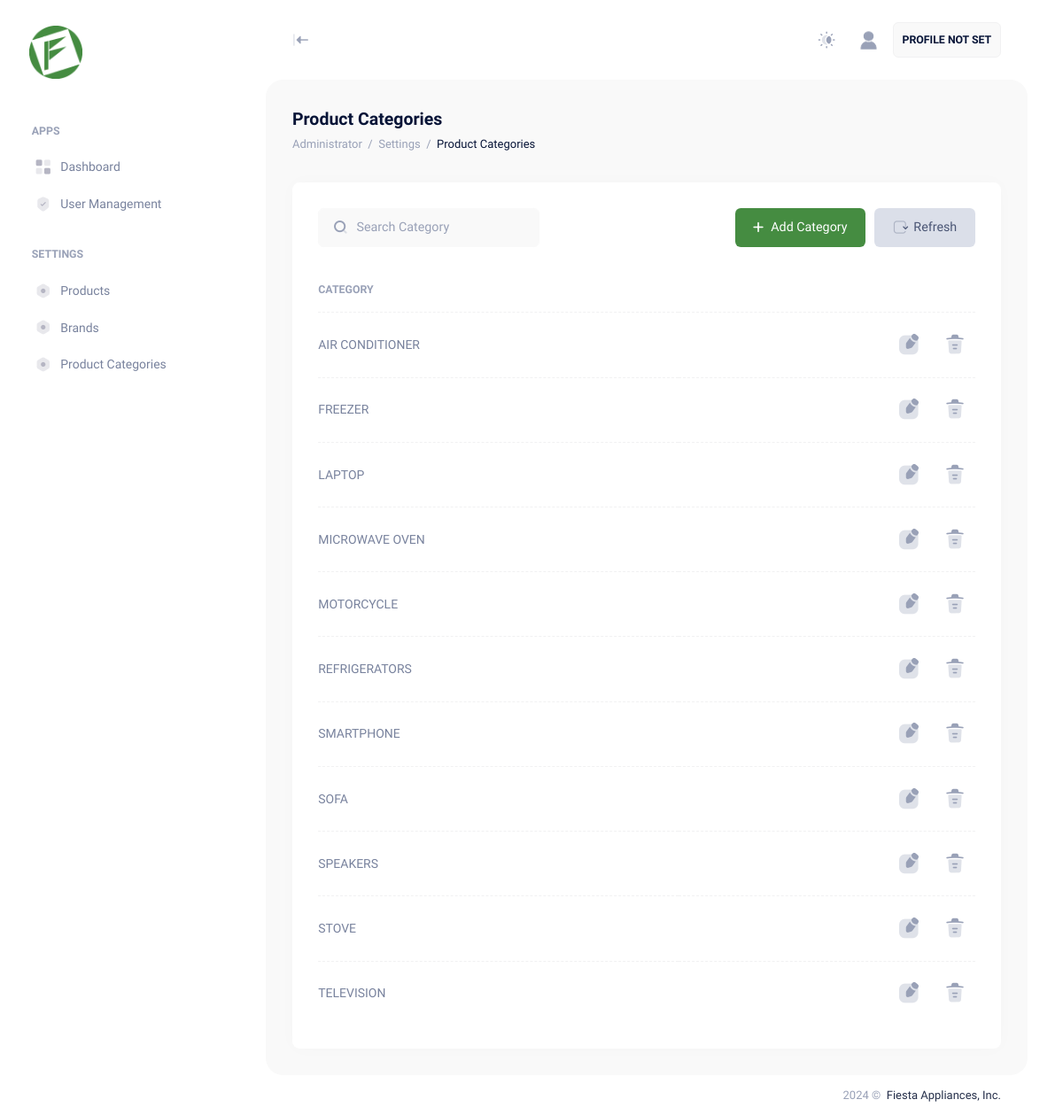
The page /user/administrator/product-categories.php (signed in) on the database its author committed.
### tables this page shows
CREATE TABLE IF NOT EXISTS `msc_categories` (
  `PK_mscCategories` int NOT NULL AUTO_INCREMENT,
  `description` varchar(255) DEFAULT NULL,
  PRIMARY KEY (`PK_mscCategories`),
  UNIQUE KEY `description` (`description`)
);

### user/administrator/product-categories.php (the view, shortened to what this page needs)
<?php
include '../../app/sessions/AdministratorSession.php';
try {
    $conn = new PDO("mysql:host=$fa_dbserver;dbname=$fa_dbname", $fa_dbuser, $fa_dbpassword);
    $conn->setAttribute(PDO::ATTR_ERRMODE, PDO::ERRMODE_EXCEPTION);
    $categories = $conn->prepare("SELECT * FROM msc_categories");
    $categories->execute();
    $ccategories = $categories->rowCount();
} catch (PDOException $e) {
    echo "Error: " . $e->getMessage();
}
?>
<!DOCTYPE html>
<html lang="en">
<head>
    <link href="../../assets/plugins/custom/leaflet/leaflet.bundle.css" rel="stylesheet" type="text/css" />
    <link href="../../assets/plugins/custom/datatables/datatables.bundle.css" rel="stylesheet" type="text/css" />
    <link href="../../assets/plugins/global/plugins.bundle.css" rel="stylesheet" type="text/css" />
    <link href="../../assets/css/style.bundle.css" rel="stylesheet" type="text/css" />
    <link href="../../assets/css/custom.bundle.css" rel="stylesheet" type="text/css" />
</head>
<body id="kt_body" class="header-fixed header-tablet-and-mobile-fixed toolbar-enabled aside-fixed aside-default-enabled user-select-none">
    <div class="d-flex flex-column flex-root">
        <div class="page d-flex flex-row flex-column-fluid">
            <div id="kt_aside" class="aside aside-default aside-hoverable " data-kt-drawer="true" data-kt-drawer-name="aside" data-kt-drawer-activate="{default: true, lg: false}" data-kt-drawer-overlay="true" data-kt-drawer-width="{default:'200px', '300px': '250px'}" data-kt-drawer-direction="start" data-kt-drawer-toggle="#kt_aside_toggle">
                <div class="aside-logo flex-column-auto px-10 pt-9 pb-5" id="kt_aside_logo">
                    <a href="/">
                        <img alt="Logo" src="../../assets/media/logos/FIESTAAPPL_LOGO.png" width="60px" class="max-h-50px logo-default theme-light-show" />
                    </a>
                </div>
                <div class="aside-menu flex-column-fluid ps-3 pe-1">
                    <?php include './sidebar.php' ?>
                </div>
            </div>
            <div class="wrapper d-flex flex-column flex-row-fluid" id="kt_wrapper">
                <div id="kt_header" class="header " data-kt-sticky="true" data-kt-sticky-name="header" data-kt-sticky-offset="{default: '200px', lg: '300px'}">
                    <div class=" container-fluid  d-flex align-items-stretch justify-content-between">
                        <div class="d-flex align-items-center flex-grow-1 flex-lg-grow-0">
                            <div class="btn btn-icon w-auto ps-0 btn-active-color-primary d-none d-lg-inline-flex me-2 me-lg-5 " data-kt-toggle="true" data-kt-toggle-state="active" data-kt-toggle-target="body" data-kt-toggle-name="aside-minimize">
                                <i class="ki-duotone ki-black-left-line fs-1 rotate-180"><span class="path1"></span><span class="path2"></span></i>
                            </div>
                        </div>
                        <div class="d-flex align-items-stretch justify-content-end flex-lg-grow-1">
                            <div class="d-flex align-items-stretch flex-shrink-0">
                                <div class="d-flex align-items-center ms-1 ms-lg-2">
                                    <a href="#" class="btn btn-icon btn-active-light-primary w-30px h-30px w-md-40px h-md-40px" data-kt-menu-trigger="{default:'click', lg: 'hover'}" data-kt-menu-attach="parent" data-kt-menu-placement="bottom-end">
                                        <i class="ki-duotone ki-night-day theme-light-show fs-1"><span class="path1"></span></i> </a>
                                </div>
                                <div class="d-flex align-items-center ms-2 ms-lg-3" id="kt_header_user_menu_toggle">
                                    <div class="cursor-pointer symbol symbol-35px symbol-lg-35px" data-kt-menu-trigger="{default: 'click', lg: 'hover'}" data-kt-menu-attach="parent" data-kt-menu-placement="bottom-end">
                                        <img alt="Pic" src="../../assets/media/avatars/user-avatar.png" />
                                    </div>
                                </div>
                                <div class="d-flex align-items-center ms-2 ms-lg-3 user_profile">
                                    <div class="border rounded p-3 bg-light fw-bolder">
                                        <div class="d-flex flex-column">
                                            <div class="fw-bold d-flex align-items-center fs-7">
                                                <?php
                                                if ($fullname != "") {
                                                    echo $fullname;
                                                } else {
                                                    echo "PROFILE NOT SET";
                                                }
                                                ?>
                                            </div>
                                        </div>
                                    </div>
                                </div>
                            </div>
                        </div>
                    </div>
                </div>
                <div class="content fs-6 d-flex flex-column flex-column-fluid" id="kt_content">
                    <div class="toolbar" id="kt_toolbar">
                        <div class=" container-fluid  d-flex flex-stack flex-wrap flex-sm-nowrap">
                            <div class="d-flex flex-column align-items-start justify-content-center flex-wrap me-2">
                                <h1 class="text-dark fw-bold my-1 fs-2">
                                    Product Categories <small class="text-muted fs-6 fw-normal ms-1"></small>
                                </h1>
                                <ul class="breadcrumb fw-semibold fs-base my-1">
                                    <li class="breadcrumb-item text-muted">
                                        Administrator
                                    </li>
                                    <li class="breadcrumb-item text-muted">
                                        Settings
                                    </li>
                                    <li class="breadcrumb-item text-dark">
                                        <a href="product-categories.php" class="text-dark text-hover-primary">
                                            Product Categories
                                        </a>
                                    </li>
                                </ul>
                            </div>
                        </div>
                    </div>
                    <div class="post fs-6 d-flex flex-column-fluid" id="kt_post">
                        <div class="container-fluid">
                            <div class="row g-5">
                                <div class="col-xxl-12">
                                    <div class="card">
                                        <div class="card-header border-0 pt-6">
                                            <div class="card-title">
                                                <div class="d-flex align-items-center position-relative my-1">
                                                    <i class="ki-duotone ki-magnifier fs-3 position-absolute ms-5"><span class="path1"></span><span class="path2"></span></i> <input type="text" data-kt-productcategory-table-filter="search" class="form-control form-control-solid w-250px ps-13" placeholder="Search Category" />
                                                </div>
                                            </div>
                                            <div class="card-toolbar">
                                                <div class="d-flex justify-content-end gap-3 flex-wrap">
                                                    <button type="button" class="btn btn-primary d-flex align-items-center ps-5" data-bs-toggle="modal" data-bs-target="#addCategoryModal">
                                                        <i class="ki-duotone ki-plus fs-2"></i>
                                                        <span>Add Category</span>
                                                    </button>
                                                    <a href="" class="btn btn-secondary d-flex align-items-center">
                                                        <i class="ki-duotone ki-arrow-circle-right fs-2">
                                                            <span class="path1"></span>
                                                        </i>
                                                        <span>Refresh</span>
                                                    </a>
                                                </div>
                                            </div>
                                        </div>
                                        <div class="card-body py-4">
                                            <table class="table align-middle table-row-dashed fs-6 gy-5" id="tb_productCategory">
                                                <thead>
                                                    <tr class="text-start text-muted fw-bold fs-7 text-uppercase gs-0">
                                                        <th>Category</th>
                                                        <th></th>
                                                    </tr>
                                                </thead>
                                                <tbody class="text-gray-600 fw-semibold">
                                                    <?php if ($ccategories > 0) { ?>
                                                        <?php while ($rcategories = $categories->fetch(PDO::FETCH_ASSOC)) { ?>
                                                            <tr>
                                                                <td><?php echo $rcategories["description"]; ?></td>
                                                                <td class="text-end datainput">
                                                                    <div class="d-flex justify-content-end gap-2">
                                                                        <div class="tableaction-hover rounded pt-2 pb-1 ps-3 pe-3" data-ii-val="<?php echo $rcategories["PK_mscCategories"]; ?>" data-ii-input-edit-action="edit">
                                                                            <i class="ki-duotone ki-notepad-edit fs-2x">
                                                                                <span class="path1"></span>
                                                                            </i>
                                                                        </div>
                                                                        <div class="tableaction-hover rounded pt-2 pb-1 ps-3 pe-3" data-ii-val="<?php echo $rcategories["PK_mscCategories"]; ?>" data-ii-input-delete-action="delete">
                                                                            <i class="ki-duotone ki-trash fs-2x">
                                                                                <span class="path1"></span>
                                                                            </i>
                                                                        </div>
                                                                    </div>
                                                                </td>
                                                            </tr>
                                                        <?php } ?>
                                                    <?php } ?>
                                                </tbody>
                                            </table>
                                        </div>
                                    </div>
                                </div>
                            </div>
                        </div>
                    </div>
                </div>
                <div class="footer py-4 d-flex flex-lg-column user-select-none" id="kt_footer">
                    <div class="container-fluid d-flex flex-column justify-content-end flex-md-row flex-stack">
                        <div class="text-dark order-2 order-md-1">
                            <span class="text-muted fw-semibold me-1">
                                 &copy;
                            </span>
                            <span class="text-gray-800 text-hover-primary">Fiesta Appliances, Inc.</span>
                        </div>
                    </div>
                </div>
            </div>
        </div>
    </div>
</body>
</html>

### assets/css/custom.bundle.css (style rules this page uses)
body { font-family: "Quicksand", sans-serif; font-optical-sizing: auto; }

### rows shown on the page
msc_categories: description "AIR CONDITIONER"
msc_categories: description "FREEZER"
msc_categories: description "LAPTOP"
msc_categories: description "MICROWAVE OVEN"
msc_categories: description "MOTORCYCLE"
msc_categories: description "REFRIGERATORS"
msc_categories: description "SMARTPHONE"
msc_categories: description "SOFA"
msc_categories: description "SPEAKERS"
msc_categories: description "STOVE"
msc_categories: description "TELEVISION"
